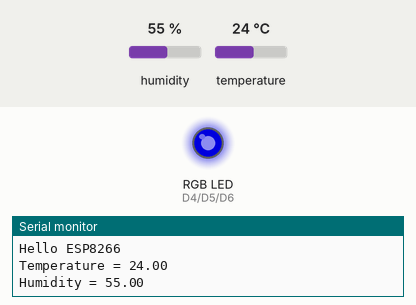
The sketch below on a simulated ESP8266 (NodeMCU). On the bench: an RGB LED mixed from three pins (HIGH = lit), the last lines printed to the serial monitor. Wiring (inferred from the names in the program): DHT11 sensor: data D3. The test bench sets the inputs (shaded band); at power-on: humidity 55 %, temperature 24 °C. Dim RGB values are drawn brighter than linear.

Above: at 0.05 s.
At 1.55 s:
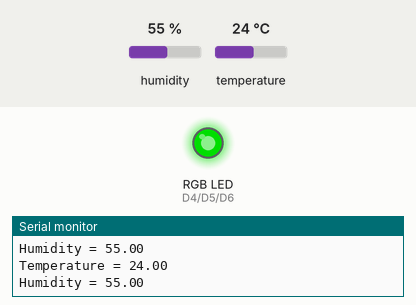
At 3.05 s:
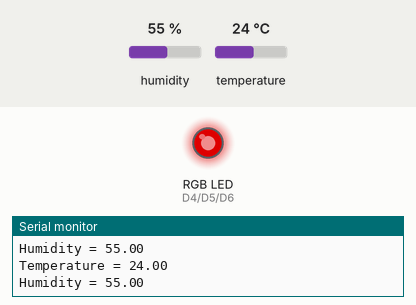
Timing chart, 0 to 7.1 s (numbered marks = the images above):
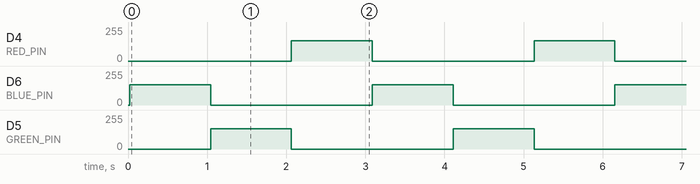

The sketch:

DHTTest.ino
```cpp
#include "dht.h"

#define BLUE_PIN D6
#define GREEN_PIN D5
#define RED_PIN D4
#define DHT11_PIN D3
#define INT_MAX 214748364

String red = "990000";
String green = "009900";
String blue = "000099";
String colour = red;

dht DHT;

void setColour(int red, int green, int blue)
{
  analogWrite(RED_PIN, red);
  analogWrite(GREEN_PIN, green);
  analogWrite(BLUE_PIN, blue);
}

int hexToInt(String hex) {
  int value = 0;
  int a = 0;
  int b = hex.length() - 1;
  for (; b >= 0; a++, b--) {
    if (hex[b] >= '0' && hex[b] <= '9') {
      value += (hex[b] - '0') * (1 << (a * 4));
      } else {
        value += ((hex[b] - 'A') + 10) * (1 << (a * 4));
      }
    }
    return value;
                                                             }

void setColour(String hex)
{
  hex.toUpperCase();
  String redString = hex.substring(0, 2);
  String greenString = hex.substring(2, 4);
  String blueString = hex.substring(4, 6);

  setColour(hexToInt(redString), hexToInt(greenString), hexToInt(blueString));
}

void setup(){
  Serial.begin(115200);
  Serial.println("");
  Serial.println("Hello ESP8266");
  pinMode(LED_BUILTIN, OUTPUT);
  pinMode(RED_PIN, OUTPUT);
  pinMode(GREEN_PIN, OUTPUT);
  pinMode(BLUE_PIN, OUTPUT);

  setColour(colour);
  digitalWrite(LED_BUILTIN, LOW);
}

void loop()
{
  int chk = DHT.read11(DHT11_PIN);
  Serial.print("Temperature = ");
  Serial.println(DHT.temperature);
  Serial.print("Humidity = ");
  Serial.println(DHT.humidity);

  if (colour == red) colour = blue;
  else if (colour == blue) colour = green;
  else if (colour == green) colour = red;

  setColour(colour);
  delay(1000);
}
```

dht.cpp
```cpp
//
//    FILE: dht.cpp
//  AUTHOR: Rob Tillaart
// VERSION: 0.2.0
// PURPOSE: DHT Temperature & Humidity Sensor library for Arduino
//     URL: https://github.com/RobTillaart/Arduino/tree/master/libraries/DHTstable
//
// HISTORY:
// 0.2.0  2017-07-24 fix https://github.com/RobTillaart/Arduino/issues/31 + 33
// 0.1.13 fix negative temperature
// 0.1.12 support DHT33 and DHT44 initial version
// 0.1.11 renamed DHTLIB_TIMEOUT
// 0.1.10 optimized faster WAKEUP + TIMEOUT
// 0.1.09 optimize size: timeout check + use of mask
// 0.1.08 added formula for timeout based upon clockspeed
// 0.1.07 added support for DHT21
// 0.1.06 minimize footprint (2012-12-27)
// 0.1.05 fixed negative temperature bug (thanks to Roseman)
// 0.1.04 improved readability of code using DHTLIB_OK in code
// 0.1.03 added error values for temp and humidity when read failed
// 0.1.02 added error codes
// 0.1.01 added support for Arduino 1.0, fixed typos (31/12/2011)
// 0.1.0 by Rob Tillaart (01/04/2011)
//
// inspired by DHT11 library
//
// Released to the public domain
//

#include "dht.h"

/////////////////////////////////////////////////////
//
// PUBLIC
//

// return values:
// DHTLIB_OK
// DHTLIB_ERROR_CHECKSUM
// DHTLIB_ERROR_TIMEOUT
int dht::read11(uint8_t pin)
{
    // READ VALUES
    int rv = _readSensor(pin, DHTLIB_DHT11_WAKEUP);
    if (rv != DHTLIB_OK)
    {
        humidity    = DHTLIB_INVALID_VALUE; // invalid value, or is NaN prefered?
        temperature = DHTLIB_INVALID_VALUE; // invalid value
        return rv;
    }

    // CONVERT AND STORE
    humidity    = bits[0];  // bits[1] == 0;
    temperature = bits[2];  // bits[3] == 0;

    // TEST CHECKSUM
    // bits[1] && bits[3] both 0
    uint8_t sum = bits[0] + bits[2];
    if (bits[4] != sum) return DHTLIB_ERROR_CHECKSUM;

    return DHTLIB_OK;
}


// return values:
// DHTLIB_OK
// DHTLIB_ERROR_CHECKSUM
// DHTLIB_ERROR_TIMEOUT
int dht::read(uint8_t pin)
{
    // READ VALUES
    int rv = _readSensor(pin, DHTLIB_DHT_WAKEUP);
    if (rv != DHTLIB_OK)
    {
        humidity    = DHTLIB_INVALID_VALUE;  // invalid value, or is NaN prefered?
        temperature = DHTLIB_INVALID_VALUE;  // invalid value
        return rv; // propagate error value
    }

    // CONVERT AND STORE
    humidity = word(bits[0], bits[1]) * 0.1;
    temperature = word(bits[2] & 0x7F, bits[3]) * 0.1;
    if (bits[2] & 0x80)  // negative temperature
    {
        temperature = -temperature;
    }

    // TEST CHECKSUM
    uint8_t sum = bits[0] + bits[1] + bits[2] + bits[3];
    if (bits[4] != sum)
    {
        return DHTLIB_ERROR_CHECKSUM;
    }
    return DHTLIB_OK;
}

/////////////////////////////////////////////////////
//
// PRIVATE
//

// return values:
// DHTLIB_OK
// DHTLIB_ERROR_TIMEOUT
int dht::_readSensor(uint8_t pin, uint8_t wakeupDelay)
{
    // INIT BUFFERVAR TO RECEIVE DATA
    uint8_t mask = 128;
    uint8_t idx = 0;

    // EMPTY BUFFER
    for (uint8_t i = 0; i < 5; i++) bits[i] = 0;

    // REQUEST SAMPLE
    pinMode(pin, OUTPUT);
    digitalWrite(pin, LOW);
    delay(wakeupDelay);
    pinMode(pin, INPUT);
    delayMicroseconds(40);

    // GET ACKNOWLEDGE or TIMEOUT
    uint16_t loopCnt = DHTLIB_TIMEOUT;
    while(digitalRead(pin) == LOW)
    {
        if (--loopCnt == 0) return DHTLIB_ERROR_TIMEOUT;
    }

    loopCnt = DHTLIB_TIMEOUT;
    while(digitalRead(pin) == HIGH)
    {
        if (--loopCnt == 0) return DHTLIB_ERROR_TIMEOUT;
    }

    // READ THE OUTPUT - 40 BITS => 5 BYTES
    for (uint8_t i = 40; i != 0; i--)
    {
        loopCnt = DHTLIB_TIMEOUT;
        while(digitalRead(pin) == LOW)
        {
            if (--loopCnt == 0) return DHTLIB_ERROR_TIMEOUT;
        }

        uint32_t t = micros();

        loopCnt = DHTLIB_TIMEOUT;
        while(digitalRead(pin) == HIGH)
        {
            if (--loopCnt == 0) return DHTLIB_ERROR_TIMEOUT;
        }

        if ((micros() - t) > 40)
        {
            bits[idx] |= mask;
        }
        mask >>= 1;
        if (mask == 0)   // next byte?
        {
            mask = 128;
            idx++;
        }
    }

    return DHTLIB_OK;
}
//
// END OF FILE
//
```

dht.h
```cpp
//
//    FILE: dht.h
//  AUTHOR: Rob Tillaart
// VERSION: 0.2.0
// PURPOSE: DHT Temperature & Humidity Sensor library for Arduino
//     URL: https://github.com/RobTillaart/Arduino/tree/master/libraries/DHTstable
//
// HISTORY:
// see dht.cpp file
//

#ifndef dht_h
#define dht_h

#if ARDUINO < 100
#include <WProgram.h>
#else
#include <Arduino.h>
#endif

#define DHT_LIB_VERSION "0.2.0 - dhtstable"

#define DHTLIB_OK                0
#define DHTLIB_ERROR_CHECKSUM   -1
#define DHTLIB_ERROR_TIMEOUT    -2
#define DHTLIB_INVALID_VALUE    -999

#define DHTLIB_DHT11_WAKEUP     18
#define DHTLIB_DHT_WAKEUP       1

// max timeout is 100usec.
// For a 16Mhz proc that is max 1600 clock cycles
// loops using TIMEOUT use at least 4 clock cycli
// so 100 us takes max 400 loops
// so by dividing F_CPU by 40000 we "fail" as fast as possible
#define DHTLIB_TIMEOUT (F_CPU/40000)

class dht
{
public:
    // return values:
    // DHTLIB_OK
    // DHTLIB_ERROR_CHECKSUM
    // DHTLIB_ERROR_TIMEOUT
    int read11(uint8_t pin);
    int read(uint8_t pin);

    inline int read21(uint8_t pin) { return read(pin); };
    inline int read22(uint8_t pin) { return read(pin); };
    inline int read33(uint8_t pin) { return read(pin); };
    inline int read44(uint8_t pin) { return read(pin); };

    float humidity;
    float temperature;

private:
    uint8_t bits[5];  // buffer to receive data
    int _readSensor(uint8_t pin, uint8_t wakeupDelay);
};
#endif
//
// END OF FILE
//
```

Measured:
- by itself, D4 (RED_PIN), D6 (BLUE_PIN), D5 (GREEN_PIN): alternates 153/255 for 1.0 s and 0/255 for 2.0 s
